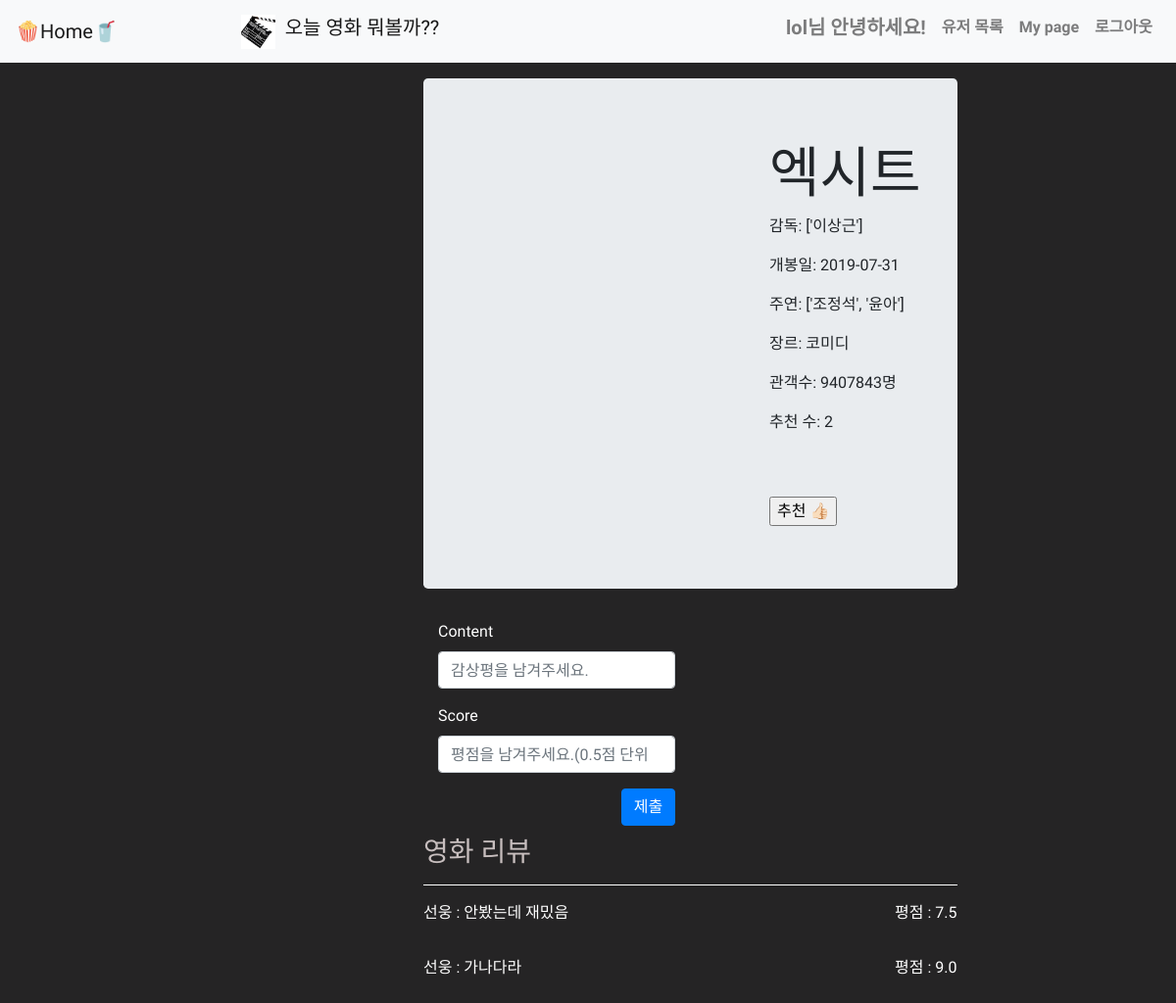
The app's page /3/ (signed in) with its own data.
### accounts/models.py (models this page shows)
class User(AbstractUser):
    followers = models.ManyToManyField(settings.AUTH_USER_MODEL, related_name="followings")

### movies/models.py (models this page shows)
class Movie(models.Model):
    title = models.CharField(max_length=30)
    pubdate = models.CharField(max_length=50)
    director = models.TextField()
    cast = models.TextField()
    audience = models.IntegerField()
    poster_url = models.CharField(max_length=140)
    genre = models.CharField(max_length=50)
    like_users = models.ManyToManyField(settings.AUTH_USER_MODEL, related_name="like_movies")

class Review(models.Model):
    content = models.CharField(max_length=140)
    score = models.FloatField()#validators=[MinValueValidator(1),MaxValueValidator(10)],
    movie = models.ForeignKey(Movie, on_delete=models.CASCADE)
    user = models.ForeignKey(settings.AUTH_USER_MODEL, on_delete=models.CASCADE)

### movies/views.py (the view)
# urls.py: path('<int:id>/', views.detail, name="detail"),
def detail(request, id):
    movie = get_object_or_404(Movie, id=id)
    form = ReviewForm()
    context = {
        'movie': movie,
        'form': form,
        'update':0,
    }
    return render(request, 'movies/detail.html', context)

### movies/forms.py
class ReviewForm(forms.ModelForm):
    score = forms.FloatField(widget=forms.NumberInput(attrs={'max': 10, 'min': 0, 'step': 0.5, 'placeholder':'평점을 남겨주세요.(0.5점 단위로 입력가능합니다.)'}))
    class Meta:
        model = Review
        fields = ('content', 'score', )
        widgets = {
            'content': forms.TextInput(attrs={'maxlength': 100, 'size':72, 'placeholder': '감상평을 남겨주세요.'})
        }

### movies/templates/movies/detail.html (shortened to what this page needs)
{% extends 'base.html' %}
{% load bootstrap4 %}
{% block body %}
  <div class="jumbotron">
    <div class="row">
      <div class="d-inline-flex align-items-start">
        <div class="mx-3">
          <h1 class="display-4">{{movie.title}}</h1>
          <p>감독: {{movie.director}}</p>
          <p>개봉일: {{movie.pubdate}}</p>
          <p>주연: {{movie.cast}}</p>
          <p>장르: {{movie.genre}}</p>
          <p>관객수: {{movie.audience}}명</p>
          <p>추천 수: {{movie.like_users.count}}</p>
          <br>
          <br>
          <form action="{% url 'movies:movie_like' movie.id %}" method="POST">
            {% if user in movie.like_users.all %}
              <input type="submit" value="추천취소 👍🏻" >
            {% else %}
              <input type="submit" value="추천 👍🏻" >
            {% endif %}
          </form>
        </div>
      </div>
    </div>
  </div>
  <div class='col-6' style="color:white;">
    {% if user.is_authenticated %}
      {% if update == 0 %}
        <form action="{% url 'movies:create_review' movie.id %}" method="POST">
      {% else %}
        <form action="{% url 'movies:update_review' movie.id review.id %}" method="POST">
      {% endif %}
        {% bootstrap_form form %}
        <input type="submit" value="제출" class="btn btn-primary d-inline" style="float: right;">
        <br>
        <br>
      </form>
    {% endif %}
  </div>
  <h3 style="color:rgb(199, 190, 190);">영화 리뷰</h3>
  <hr style="border-color: white">
  {% for review in movie.review_set.all %}
    <div class="mb-3 d-flex justify-content-between" role="alert" style="color:white;">
      <p > {{review.user}} : {{review.content}}</p>
      {% if review.user == user %}
        <p style="position: absolute; right: 122px;"> 평점 :  {{review.score}}</p>
        <form action="{% url 'movies:update_review' movie.id review.id %}" method="GET">
          {% csrf_token %}
          <input type="submit" class="btn btn-warning" style="position: absolute; right: 57px;" value="수정">
        </form>
        <form action="{% url 'movies:delete_review' movie.id review.id %}" method="POST">
          {% csrf_token %}
          <input type="submit" class="btn btn-danger" style="position: absolute; right: 0;" value="삭제">
        </form>
      {%else%}
        <p> 평점 :  {{review.score}}</p>
      {% endif %}
    </div>
  {% endfor %}
{% endblock %}

### Manage/templates/base.html (shortened to what this page needs)
{% load static %}
{% load bootstrap4 %}
<!DOCTYPE html>
<html lang="en">
<head>
  {% bootstrap_css %}
</head>
<body >
    <div class="w-100 position-fixed " style="z-index: 999;">
      <nav class="navbar navbar-expand-lg navbar-light bg-light">
        <a class="navbar-brand" href="{% url 'movies:index' %}">🍿Home🥤</a>
        <div class="collapse navbar-collapse d-flex justify-content-center" id="navbarNavAltMarkup">
          <img src="{% static 'slate.jpg' %}" width="45px" height="35px" style="padding-right:10px ;">
          <h5 class="navbar-brand">오늘 영화 뭐볼까??</h5>
        </div>
        <div class="collapse navbar-collapse d-flex justify-content-end" id="navbarNavAltMarkup">
          <div class="navbar-nav ">
            {% if user.is_authenticated %}
              <h5 class="nav-item nav-link"><strong>{{user}}님 안녕하세요!</strong></h5>
              <a class="nav-item nav-link" href="{% url 'accounts:index' %}"><strong>유저 목록</strong></a>
              <a class="nav-item nav-link" href="{% url 'accounts:detail' user.id %}"><strong>My page</strong></a>
              <a class="nav-item nav-link" href="{% url 'accounts:logout' %}"><strong>로그아웃</strong></a>
            {% else %}
              <a class="nav-item nav-link" href="{% url 'accounts:signup' %}"><strong>회원가입</strong></a>
              <a class="nav-item nav-link" href="{% url 'accounts:login' %}"><strong>로그인</strong></a>
            {% endif %}
          </div>
        </div>
    </div>
  <div class="row" style="padding-top: 5rem;padding-left:27rem;padding-right:2rem;">
    <div class="col-12 col-md-9">
      {% block body %}
      {% endblock %}
    </div>
    <div class="col-12 col-md-3">
    </div>
  </div>
</body>
</html>

### Manage/templates/base.html (style rules this page uses)
div { font-family: 'Sunflower', sans-serif; }
body { background-color:rgb(37, 36, 37) }

### records on screen
User: username "lol"
Movie: title "엑시트", director "['이상근']", pubdate "2019-07-31", cast "['조정석', '윤아']", genre "코미디", audience "9407843", like_users.count "2"
Review: user "선웅", content "안봤는데 재밌음", score "7.5"
Review: user "선웅", content "가나다라", score "9.0"
